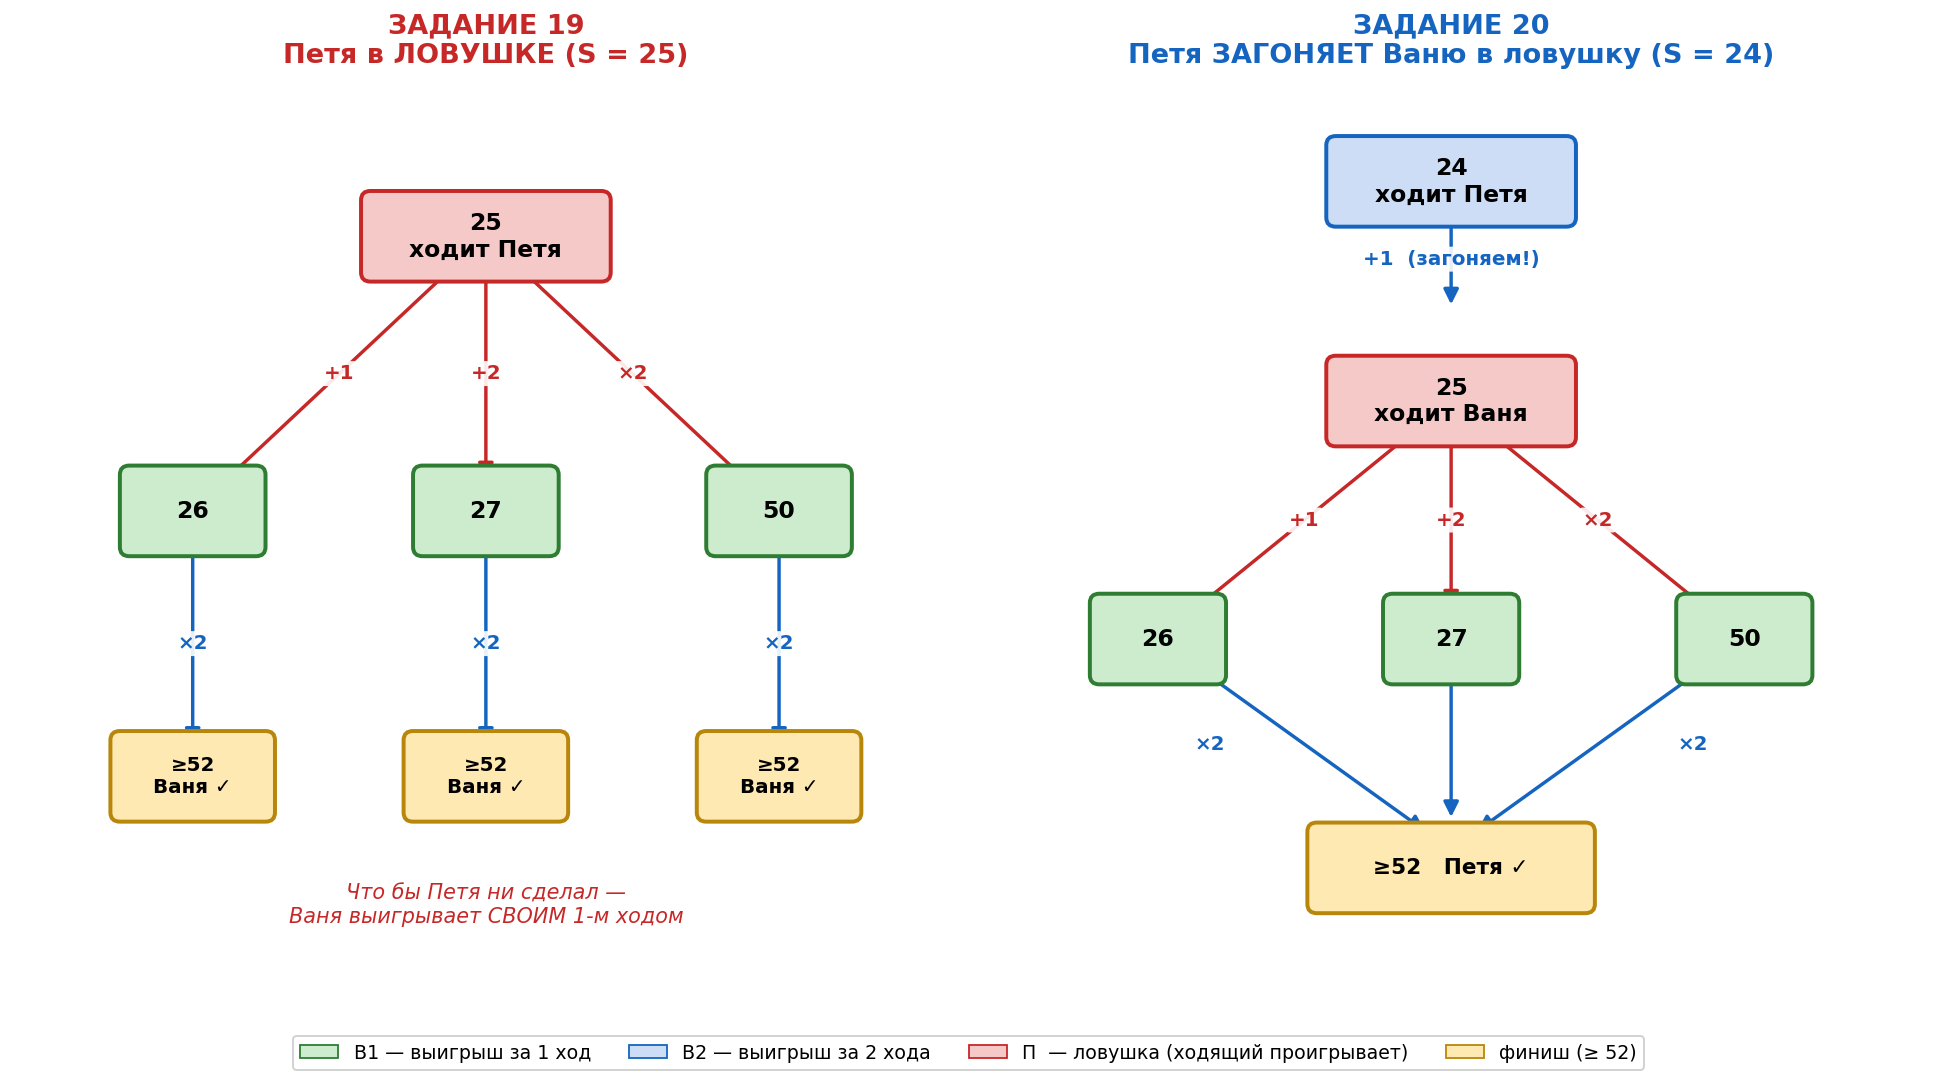

Write the Python code that produced this figure.
import matplotlib
matplotlib.use("Agg")
import matplotlib.pyplot as plt
from matplotlib.patches import FancyBboxPatch, FancyArrowPatch
import matplotlib.patches as mpatches

plt.rcParams["font.family"] = "DejaVu Sans"

C_V1, C_V1E = "#cdeccd", "#2e7d32"   # выигрыш за 1 ход (зел)
C_P,  C_PE  = "#f6c9c9", "#c62828"   # проигрыш ходящего (кр)
C_V2, C_V2E = "#cdddf6", "#1565c0"   # выигрыш за 2 (син)
C_FIN, C_FINE = "#ffe9b3", "#b8860b" # финиш

fig, (axA, axB) = plt.subplots(1, 2, figsize=(15, 8.2))

def node(ax, x, y, text, face, edge, w=1.8, h=0.95, fs=13):
    ax.add_patch(FancyBboxPatch((x-w/2, y-h/2), w, h,
        boxstyle="round,pad=0.02,rounding_size=0.1",
        lw=2.2, edgecolor=edge, facecolor=face, zorder=3))
    ax.text(x, y, text, ha="center", va="center", fontsize=fs,
            fontweight="bold", zorder=4)

def arrow(ax, x1, y1, x2, y2, label, color="#333", dx=0, dy=0):
    ax.add_patch(FancyArrowPatch((x1,y1),(x2,y2), arrowstyle="-|>",
        mutation_scale=17, lw=1.9, color=color, zorder=2,
        shrinkA=18, shrinkB=18))
    ax.text((x1+x2)/2+dx, (y1+y2)/2+dy, label, ha="center", va="center",
            fontsize=11, color=color, fontweight="bold",
            bbox=dict(boxstyle="round,pad=0.15", fc="white", ec="none", alpha=0.9),
            zorder=5)

# ============================================================
# A: ЗАДАНИЕ 19 — Петя в ловушке
# ============================================================
axA.set_xlim(0, 10); axA.set_ylim(0, 10); axA.axis("off")
axA.set_title("ЗАДАНИЕ 19\nПетя в ЛОВУШКЕ (S = 25)",
              fontsize=15, fontweight="bold", color=C_PE, pad=10)

node(axA, 5, 8.3, "25\nходит Петя", C_P, C_PE, w=2.6, fs=13)
# три хода -> все в зелёную зону
node(axA, 1.9, 5.3, "26", C_V1, C_V1E, w=1.5)
node(axA, 5.0, 5.3, "27", C_V1, C_V1E, w=1.5)
node(axA, 8.1, 5.3, "50", C_V1, C_V1E, w=1.5)
arrow(axA, 5, 8.3, 1.9, 5.3, "+1", C_PE)
arrow(axA, 5, 8.3, 5.0, 5.3, "+2", C_PE)
arrow(axA, 5, 8.3, 8.1, 5.3, "×2", C_PE)
# Ваня добивает
node(axA, 1.9, 2.4, "≥52\nВаня ✓", C_FIN, C_FINE, w=1.7, fs=11)
node(axA, 5.0, 2.4, "≥52\nВаня ✓", C_FIN, C_FINE, w=1.7, fs=11)
node(axA, 8.1, 2.4, "≥52\nВаня ✓", C_FIN, C_FINE, w=1.7, fs=11)
arrow(axA, 1.9, 5.3, 1.9, 2.4, "×2", C_V2E)
arrow(axA, 5.0, 5.3, 5.0, 2.4, "×2", C_V2E)
arrow(axA, 8.1, 5.3, 8.1, 2.4, "×2", C_V2E)
axA.text(5, 0.8,
         "Что бы Петя ни сделал —\nВаня выигрывает СВОИМ 1-м ходом",
         ha="center", fontsize=11.5, style="italic", color=C_PE)

# ============================================================
# B: ЗАДАНИЕ 20 — Петя загоняет Ваню в ловушку
# ============================================================
axB.set_xlim(0, 10); axB.set_ylim(0, 10); axB.axis("off")
axB.set_title("ЗАДАНИЕ 20\nПетя ЗАГОНЯЕТ Ваню в ловушку (S = 24)",
              fontsize=15, fontweight="bold", color=C_V2E, pad=10)

node(axB, 5, 8.9, "24\nходит Петя", C_V2, C_V2E, w=2.6, fs=13)
arrow(axB, 5, 8.9, 5, 7.2, "+1  (загоняем!)", C_V2E)
node(axB, 5, 6.5, "25\nходит Ваня", C_P, C_PE, w=2.6, fs=13)
# Ваня вынужден
node(axB, 1.9, 3.9, "26", C_V1, C_V1E, w=1.4)
node(axB, 5.0, 3.9, "27", C_V1, C_V1E, w=1.4)
node(axB, 8.1, 3.9, "50", C_V1, C_V1E, w=1.4)
arrow(axB, 5, 6.5, 1.9, 3.9, "+1", C_PE)
arrow(axB, 5, 6.5, 5.0, 3.9, "+2", C_PE)
arrow(axB, 5, 6.5, 8.1, 3.9, "×2", C_PE)
# Петя добивает
node(axB, 5.0, 1.4, "≥52   Петя ✓", C_FIN, C_FINE, w=3.0, fs=12)
arrow(axB, 1.9, 3.9, 5.0, 1.6, "×2", C_V2E, dx=-1.0)
arrow(axB, 5.0, 3.9, 5.0, 1.6, "", C_V2E)
arrow(axB, 8.1, 3.9, 5.0, 1.6, "×2", C_V2E, dx=1.0)

leg = [
    mpatches.Patch(facecolor=C_V1, edgecolor=C_V1E, label="В1 — выигрыш за 1 ход"),
    mpatches.Patch(facecolor=C_V2, edgecolor=C_V2E, label="В2 — выигрыш за 2 хода"),
    mpatches.Patch(facecolor=C_P,  edgecolor=C_PE,  label="П  — ловушка (ходящий проигрывает)"),
    mpatches.Patch(facecolor=C_FIN, edgecolor=C_FINE, label="финиш (≥ 52)"),
]
fig.legend(handles=leg, loc="lower center", ncol=4, fontsize=10.5,
           framealpha=0.95, bbox_to_anchor=(0.5, -0.02))

fig.tight_layout(rect=[0, 0.04, 1, 1])
fig.savefig("/home/user/anastasia_mogileva_project/game_19_20.png",
            dpi=130, bbox_inches="tight", facecolor="white")
print("saved")
